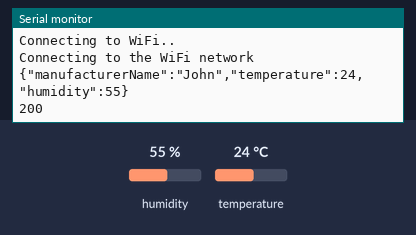
Recording of a sketch running on a simulated ESP32. On the bench: the last lines printed to the serial monitor. Inputs (shaded band) come from the test bench; at power-on: humidity 55 %, temperature 24 °C. WiFi joins after 1.5 s; servers stay silent unless stated; uploads are accepted with an empty reply.

Above: at 8.2 s.
8.3 s: humidity set to 22 %
15.9 s: temperature set to 12 °C
At 17.4 s:
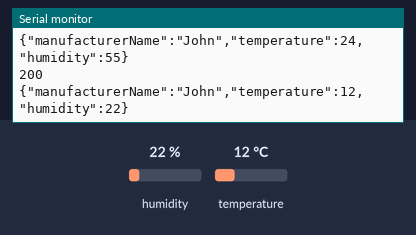
23.5 s: humidity set to 40 %
At 29.0 s:
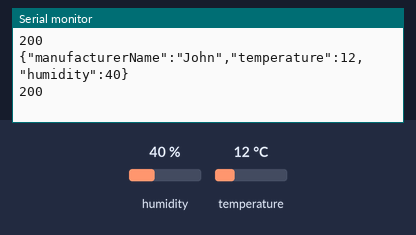

Measured:
- after the input at 15.9 s, the serial monitor: prints a new line after 1.3 s (image 1)
- after the input at 23.5 s, the serial monitor: prints a new line after 4.0 s (image 2)

The sketch:

dht-11-sensor.ino
```cpp
#include <DHT.h>
#include <WiFi.h>
#include<HTTPClient.h>
#include <ArduinoJson.h>


DHT dht(26,DHT11);
const char* ssid = "<Network-Name>";
const char* password = "<Network-password>";

void setup() {
  // put your setup code here, to run once:
  dht.begin();
  delay(2000);

  Serial.begin(115200);

  WiFi.begin(ssid,password);

  while(WiFi.status() != WL_CONNECTED) {
    delay(5000);
    Serial.println("Connecting to WiFi..");
  }

  Serial.println("Connecting to the WiFi network");
}

void loop() {
  // put your main code here, to run repeatedly:
  if(WiFi.status() == WL_CONNECTED){
    HTTPClient http;

    http.begin("http://192.168.39.217:3001/sensor/data");
    http.addHeader("Content-type" , "application/json");

    StaticJsonDocument<128> jsonDoc;
    jsonDoc["manufacturerName"] = "John";
    jsonDoc["temperature"] = (int)dht.readTemperature();
    jsonDoc["humidity"] = (int)dht.readHumidity();
      // JSON serialize
    String jsonStr;
    serializeJson(jsonDoc, jsonStr);
    Serial.println(jsonStr);

    int httpResponseCode = http.POST(jsonStr);

    if(httpResponseCode>0){
      String response = http.getString();

      Serial.println(httpResponseCode);
      Serial.println(response);

    }else{
      Serial.print("Error on Sending POST: ");
    }

    http.end();
  }else{

    Serial.println("Error in WiFi connection");
  }
  delay(10000);
}
```
